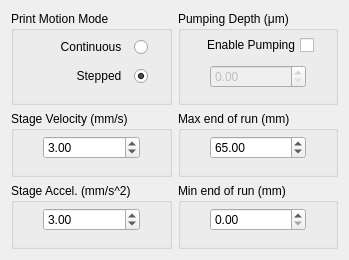
     <widget class="QWidget" name="StageControl">
      <property name="geometry">
       <rect>
        <x>0</x>
        <y>0</y>
        <width>349</width>
        <height>260</height>
       </rect>
      </property>
      <attribute name="label">
       <string>                         Stage Control</string>
      </attribute>
      <layout class="QGridLayout" name="gridLayout_9">
       <item row="0" column="0">
        <layout class="QGridLayout" name="gridLayout_3" rowstretch="10,7,7" columnstretch="1,1">
         <item row="2" column="1">
          <widget class="QGroupBox" name="MinEndOfRunBox">
           <property name="title">
            <string>Min end of run (mm)</string>
           </property>
           <layout class="QGridLayout" name="gridLayout_24" columnstretch="1,4,1">
            <property name="leftMargin">
             <number>5</number>
            </property>
            <property name="topMargin">
             <number>0</number>
            </property>
            <property name="rightMargin">
             <number>5</number>
            </property>
            <item row="0" column="1">
             <widget class="QDoubleSpinBox" name="MinEndOfRunParam">
              <property name="sizePolicy">
               <sizepolicy hsizetype="Minimum" vsizetype="Fixed">
                <horstretch>0</horstretch>
                <verstretch>0</verstretch>
               </sizepolicy>
              </property>
             </widget>
            </item>
            <item row="0" column="0">
             <spacer name="horizontalSpacer_23">
              <property name="orientation">
               <enum>Qt::Horizontal</enum>
              </property>
              <property name="sizeHint" stdset="0">
               <size>
                <width>40</width>
                <height>20</height>
               </size>
              </property>
             </spacer>
            </item>
            <item row="0" column="2">
             <spacer name="horizontalSpacer_24">
              <property name="orientation">
               <enum>Qt::Horizontal</enum>
              </property>
              <property name="sizeHint" stdset="0">
               <size>
                <width>40</width>
                <height>20</height>
               </size>
              </property>
             </spacer>
            </item>
           </layout>
          </widget>
         </item>
         <item row="2" column="0">
          <widget class="QGroupBox" name="StageAccelerationBox">
           <property name="title">
            <string>Stage Accel. (mm/s^2)</string>
           </property>
           <layout class="QGridLayout" name="gridLayout_25" columnstretch="1,4,1">
            <property name="leftMargin">
             <number>5</number>
            </property>
            <property name="topMargin">
             <number>0</number>
            </property>
            <property name="rightMargin">
             <number>5</number>
            </property>
            <item row="0" column="0">
             <spacer name="horizontalSpacer_17">
              <property name="orientation">
               <enum>Qt::Horizontal</enum>
              </property>
              <property name="sizeHint" stdset="0">
               <size>
                <width>40</width>
                <height>20</height>
               </size>
              </property>
             </spacer>
            </item>
            <item row="0" column="1">
             <widget class="QDoubleSpinBox" name="StageAccelParam">
              <property name="sizePolicy">
               <sizepolicy hsizetype="Minimum" vsizetype="Fixed">
                <horstretch>0</horstretch>
                <verstretch>0</verstretch>
               </sizepolicy>
              </property>
              <property name="value">
               <double>3.000000000000000</double>
              </property>
             </widget>
            </item>
            <item row="0" column="2">
             <spacer name="horizontalSpacer_18">
              <property name="orientation">
               <enum>Qt::Horizontal</enum>
              </property>
              <property name="sizeHint" stdset="0">
               <size>
                <width>40</width>
                <height>20</height>
               </size>
              </property>
             </spacer>
            </item>
           </layout>
          </widget>
         </item>
         <item row="1" column="0">
          <widget class="QGroupBox" name="StageVelocityBox">
           <property name="title">
            <string>Stage Velocity (mm/s)</string>
           </property>
           <layout class="QGridLayout" name="gridLayout_22" columnstretch="1,4,1">
            <property name="leftMargin">
             <number>5</number>
            </property>
            <property name="topMargin">
             <number>0</number>
            </property>
            <property name="rightMargin">
             <number>5</number>
            </property>
            <item row="0" column="1">
             <widget class="QDoubleSpinBox" name="StageVelocityParam">
              <property name="sizePolicy">
               <sizepolicy hsizetype="Minimum" vsizetype="Fixed">
                <horstretch>0</horstretch>
                <verstretch>0</verstretch>
               </sizepolicy>
              </property>
              <property name="value">
               <double>3.000000000000000</double>
              </property>
             </widget>
            </item>
            <item row="0" column="2">
             <spacer name="horizontalSpacer_19">
              <property name="orientation">
               <enum>Qt::Horizontal</enum>
              </property>
              <property name="sizeHint" stdset="0">
               <size>
                <width>40</width>
                <height>20</height>
               </size>
              </property>
             </spacer>
            </item>
            <item row="0" column="0">
             <spacer name="horizontalSpacer_20">
              <property name="orientation">
               <enum>Qt::Horizontal</enum>
              </property>
              <property name="sizeHint" stdset="0">
               <size>
                <width>40</width>
                <height>20</height>
               </size>
              </property>
             </spacer>
            </item>
           </layout>
          </widget>
         </item>
         <item row="1" column="1">
          <widget class="QGroupBox" name="MaxEndOfRunBox">
           <property name="enabled">
            <bool>true</bool>
           </property>
           <property name="title">
            <string>Max end of run (mm)</string>
           </property>
           <layout class="QGridLayout" name="gridLayout_23" columnstretch="1,4,1">
            <property name="leftMargin">
             <number>5</number>
            </property>
            <property name="topMargin">
             <number>0</number>
            </property>
            <property name="rightMargin">
             <number>5</number>
            </property>
            <item row="0" column="0">
             <spacer name="horizontalSpacer_21">
              <property name="orientation">
               <enum>Qt::Horizontal</enum>
              </property>
              <property name="sizeHint" stdset="0">
               <size>
                <width>40</width>
                <height>20</height>
               </size>
              </property>
             </spacer>
            </item>
            <item row="0" column="1">
             <widget class="QDoubleSpinBox" name="MaxEndOfRunParam">
              <property name="sizePolicy">
               <sizepolicy hsizetype="Minimum" vsizetype="Fixed">
                <horstretch>0</horstretch>
                <verstretch>0</verstretch>
               </sizepolicy>
              </property>
              <property name="value">
               <double>65.000000000000000</double>
              </property>
             </widget>
            </item>
            <item row="0" column="2">
             <spacer name="horizontalSpacer_22">
              <property name="orientation">
               <enum>Qt::Horizontal</enum>
              </property>
              <property name="sizeHint" stdset="0">
               <size>
                <width>40</width>
                <height>20</height>
               </size>
              </property>
             </spacer>
            </item>
           </layout>
          </widget>
         </item>
         <item row="0" column="0">
          <widget class="QGroupBox" name="MotionModeBox">
           <property name="title">
            <string>Print Motion Mode</string>
           </property>
           <layout class="QGridLayout" name="gridLayout_21" columnstretch="8,1">
            <property name="leftMargin">
             <number>5</number>
            </property>
            <property name="topMargin">
             <number>0</number>
            </property>
            <property name="rightMargin">
             <number>5</number>
            </property>
            <property name="verticalSpacing">
             <number>3</number>
            </property>
            <item row="1" column="0">
             <widget class="QRadioButton" name="SteppedMotionButton">
              <property name="layoutDirection">
               <enum>Qt::RightToLeft</enum>
              </property>
              <property name="styleSheet">
               <string notr="true">font: 9pt &quot;MS Shell Dlg 2&quot;;</string>
              </property>
              <property name="text">
               <string>Stepped  </string>
              </property>
              <property name="iconSize">
               <size>
                <width>40</width>
                <height>40</height>
               </size>
              </property>
              <property name="checked">
               <bool>true</bool>
              </property>
             </widget>
            </item>
            <item row="0" column="0">
             <widget class="QRadioButton" name="ContinuousMotionButton">
              <property name="layoutDirection">
               <enum>Qt::RightToLeft</enum>
              </property>
              <property name="styleSheet">
               <string notr="true">font: 9pt &quot;MS Shell Dlg 2&quot;;</string>
              </property>
              <property name="text">
               <string>Continuous  </string>
              </property>
              <property name="iconSize">
               <size>
                <width>40</width>
                <height>40</height>
               </size>
              </property>
              <property name="checked">
               <bool>false</bool>
              </property>
             </widget>
            </item>
            <item row="0" column="1">
             <spacer name="horizontalSpacer_15">
              <property name="orientation">
               <enum>Qt::Horizontal</enum>
              </property>
              <property name="sizeHint" stdset="0">
               <size>
                <width>40</width>
                <height>20</height>
               </size>
              </property>
             </spacer>
            </item>
            <item row="1" column="1">
             <spacer name="horizontalSpacer_16">
              <property name="orientation">
               <enum>Qt::Horizontal</enum>
              </property>
              <property name="sizeHint" stdset="0">
               <size>
                <width>40</width>
                <height>20</height>
               </size>
              </property>
             </spacer>
            </item>
           </layout>
          </widget>
         </item>
         <item row="0" column="1">
          <widget class="QGroupBox" name="PumpingBox">
           <property name="title">
            <string>Pumping Depth (μm)</string>
           </property>
           <layout class="QGridLayout" name="gridLayout_20" rowstretch="3,0,0">
            <property name="leftMargin">
             <number>5</number>
            </property>
            <property name="topMargin">
             <number>0</number>
            </property>
            <property name="rightMargin">
             <number>5</number>
            </property>
            <item row="0" column="1">
             <widget class="QCheckBox" name="pumpingCheckBox">
              <property name="layoutDirection">
               <enum>Qt::RightToLeft</enum>
              </property>
              <property name="styleSheet">
               <string notr="true">font: 8pt &quot;MS Shell Dlg 2&quot;;</string>
              </property>
              <property name="text">
               <string>Enable Pumping</string>
              </property>
             </widget>
            </item>
            <item row="0" column="2">
             <spacer name="horizontalSpacer_25">
              <property name="orientation">
               <enum>Qt::Horizontal</enum>
              </property>
              <property name="sizeHint" stdset="0">
               <size>
                <width>40</width>
                <height>20</height>
               </size>
              </property>
             </spacer>
            </item>
            <item row="0" column="0">
             <spacer name="horizontalSpacer_26">
              <property name="orientation">
               <enum>Qt::Horizontal</enum>
              </property>
              <property name="sizeHint" stdset="0">
               <size>
                <width>40</width>
                <height>20</height>
               </size>
              </property>
             </spacer>
            </item>
            <item row="2" column="0" colspan="3">
             <layout class="QHBoxLayout" name="horizontalLayout_2" stretch="1,4,1">
              <item>
               <spacer name="horizontalSpacer_13">
                <property name="orientation">
                 <enum>Qt::Horizontal</enum>
                </property>
                <property name="sizeHint" stdset="0">
                 <size>
                  <width>40</width>
                  <height>20</height>
                 </size>
                </property>
               </spacer>
              </item>
              <item>
               <widget class="QDoubleSpinBox" name="pumpingParameter">
                <property name="enabled">
                 <bool>false</bool>
                </property>
                <property name="maximum">
                 <double>5000.000000000000000</double>
                </property>
               </widget>
              </item>
              <item>
               <spacer name="horizontalSpacer_14">
                <property name="orientation">
                 <enum>Qt::Horizontal</enum>
                </property>
                <property name="sizeHint" stdset="0">
                 <size>
                  <width>40</width>
                  <height>20</height>
                 </size>
                </property>
               </spacer>
              </item>
             </layout>
            </item>
           </layout>
          </widget>
         </item>
        </layout>
       </item>
      </layout>
     </widget>
